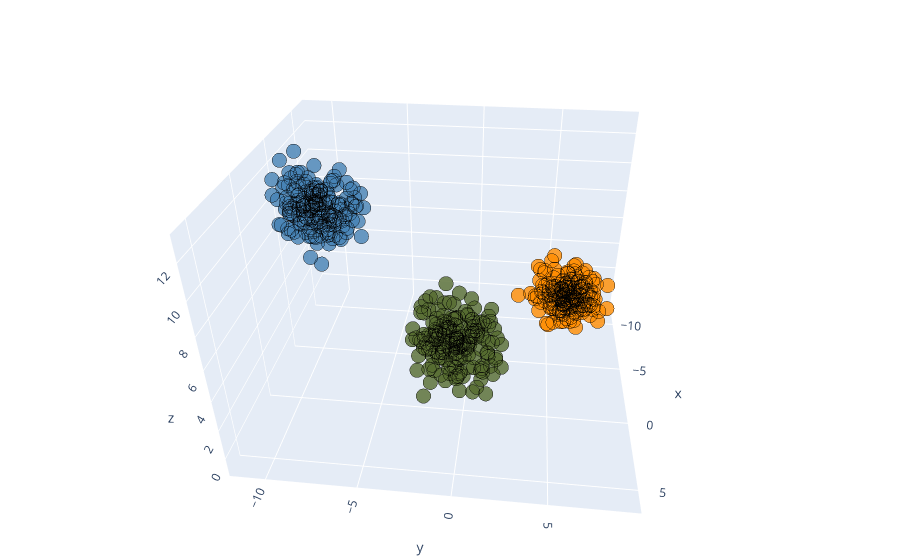

Source (notebook cell):
### Code cell
iplot(fig)

### Figure 1 — Plotly figure (JSON) as saved in the notebook; plotly's stock layout.template omitted (floating-point values rounded to 4 significant figures; data arrays with more than 128 entries replaced by an {"elided": "..."} marker saying what was removed)
{"data": [{"marker": {"color": {"elided": "600 str values"}, "colorscale": [[0, "#440154"], [0.1111, "#482878"], [0.2222, "#3e4989"], [0.3333, "#31688e"], [0.4444, "#26828e"], [0.5556, "#1f9e89"], [0.6667, "#35b779"], [0.7778, "#6ece58"], [0.8889, "#b5de2b"], [1, "#fde725"]], "line": {"color": "black", "width": 1}, "opacity": 0.8, "size": 5}, "mode": "markers", "type": "scatter3d", "x": {"elided": "600 float values"}, "y": {"elided": "600 float values"}, "z": {"elided": "600 float values"}}], "layout": {"autosize": true, "margin": {"b": 0, "l": 0, "r": 0, "t": 0}, "scene": {"aspectmode": "auto", "aspectratio": {"x": 1.036, "y": 1.194, "z": 0.8084}, "camera": {"center": {"x": 0, "y": 0, "z": 0}, "eye": {"x": 1.824, "y": 0.208, "z": 1.148}, "projection": {"type": "perspective"}, "up": {"x": 0, "y": 0, "z": 1}}}}}
